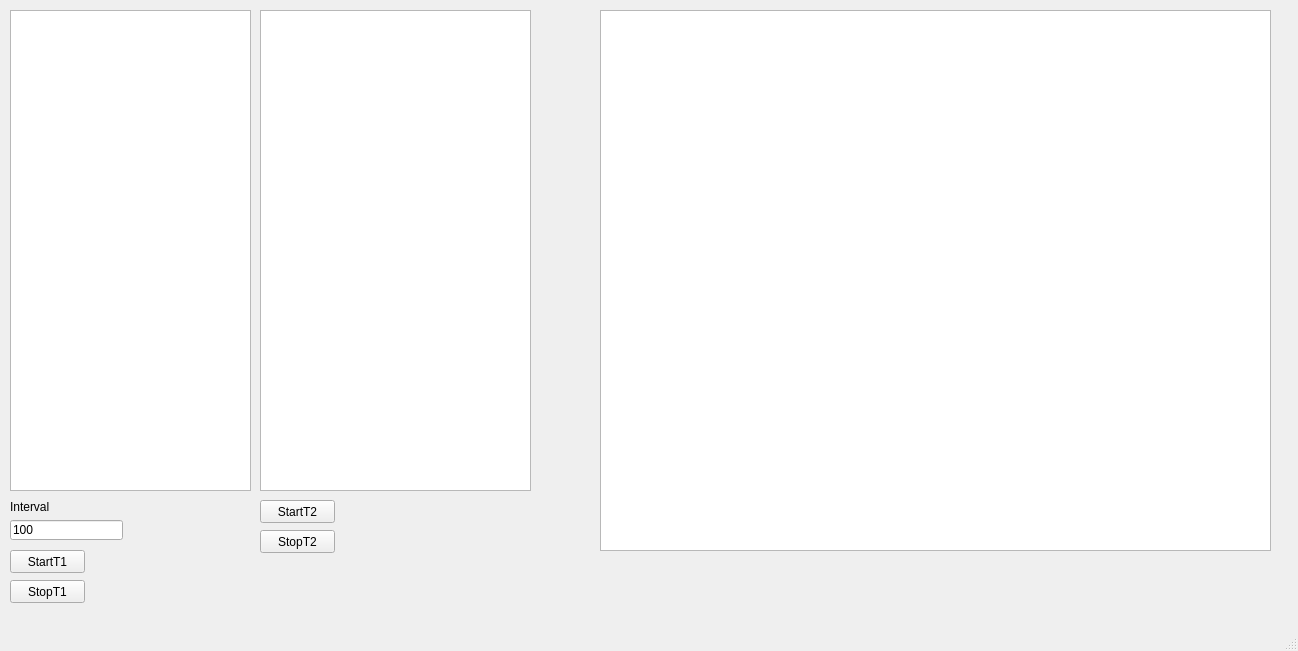
<?xml version="1.0" encoding="UTF-8"?>
<ui version="4.0">
 <class>MainWindow</class>
 <widget class="QMainWindow" name="MainWindow">
  <property name="geometry">
   <rect>
    <x>0</x>
    <y>0</y>
    <width>1298</width>
    <height>651</height>
   </rect>
  </property>
  <property name="windowTitle">
   <string>MainWindow</string>
  </property>
  <widget class="QWidget" name="centralwidget">
   <widget class="QPushButton" name="pushButtonStartT1">
    <property name="geometry">
     <rect>
      <x>10</x>
      <y>550</y>
      <width>75</width>
      <height>23</height>
     </rect>
    </property>
    <property name="text">
     <string>StartT1</string>
    </property>
   </widget>
   <widget class="QPushButton" name="pushButtonStopT1">
    <property name="geometry">
     <rect>
      <x>10</x>
      <y>580</y>
      <width>75</width>
      <height>23</height>
     </rect>
    </property>
    <property name="text">
     <string>StopT1</string>
    </property>
   </widget>
   <widget class="QTextEdit" name="textEdit1">
    <property name="geometry">
     <rect>
      <x>10</x>
      <y>10</y>
      <width>241</width>
      <height>481</height>
     </rect>
    </property>
   </widget>
   <widget class="QTextEdit" name="textEdit2">
    <property name="geometry">
     <rect>
      <x>260</x>
      <y>10</y>
      <width>271</width>
      <height>481</height>
     </rect>
    </property>
   </widget>
   <widget class="QTextBrowser" name="textBrowser">
    <property name="geometry">
     <rect>
      <x>600</x>
      <y>10</y>
      <width>671</width>
      <height>541</height>
     </rect>
    </property>
   </widget>
   <widget class="QPushButton" name="pushButtonStartT2">
    <property name="geometry">
     <rect>
      <x>260</x>
      <y>500</y>
      <width>75</width>
      <height>23</height>
     </rect>
    </property>
    <property name="text">
     <string>StartT2</string>
    </property>
   </widget>
   <widget class="QPushButton" name="pushButtonStopT2">
    <property name="geometry">
     <rect>
      <x>260</x>
      <y>530</y>
      <width>75</width>
      <height>23</height>
     </rect>
    </property>
    <property name="text">
     <string>StopT2</string>
    </property>
   </widget>
   <widget class="QLineEdit" name="lineEditInterval1">
    <property name="geometry">
     <rect>
      <x>10</x>
      <y>520</y>
      <width>113</width>
      <height>20</height>
     </rect>
    </property>
    <property name="text">
     <string>100</string>
    </property>
   </widget>
   <widget class="QLabel" name="label">
    <property name="geometry">
     <rect>
      <x>10</x>
      <y>500</y>
      <width>47</width>
      <height>13</height>
     </rect>
    </property>
    <property name="text">
     <string>Interval</string>
    </property>
   </widget>
  </widget>
  <widget class="QMenuBar" name="menubar">
   <property name="geometry">
    <rect>
     <x>0</x>
     <y>0</y>
     <width>1298</width>
     <height>21</height>
    </rect>
   </property>
  </widget>
  <widget class="QStatusBar" name="statusbar"/>
 </widget>
 <resources/>
 <connections/>
</ui>
